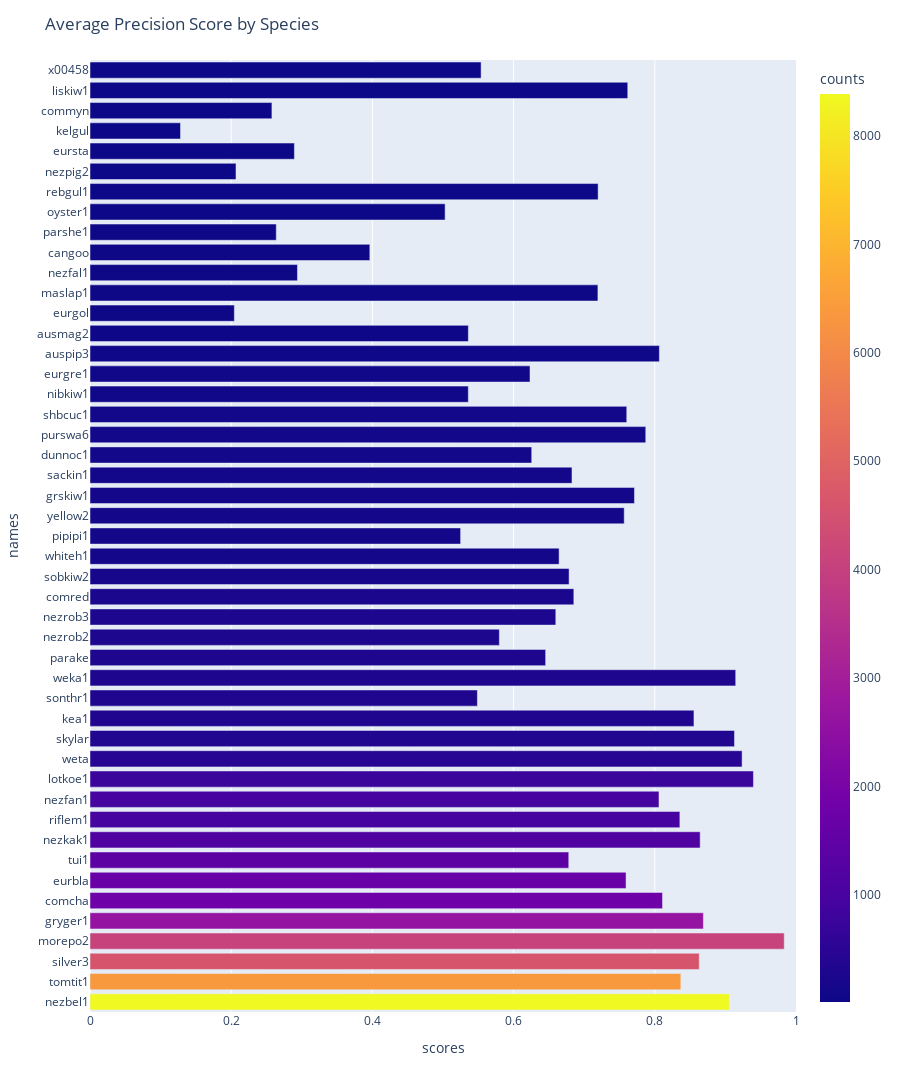

Notebook source saved alongside this figure:
### Code cell
if (df_val_pred.shape[0] == df_val_true.shape[0]) and (df_val_pred.shape[0] >=20):
    _, _ = plot_map_by_class(df_val_true, df_val_pred, min_samples=10)
else: print(f'There were only {df_val_pred.shape[0]} rows in the predictions dataframe, too few for mAP scores')

### Figure 1 — Plotly figure (JSON) as saved in the notebook; plotly's stock layout.template omitted (floating-point values rounded to 4 significant figures)
{"data": [{"alignmentgroup": "True", "customdata": [[8388], [6374], [4607], [4095], [2635], [1782], [1670], [1403], [1167], [966], [939], [767], [421], [344], [326], [315], [298], [295], [264], [264], [232], [153], [129], [121], [121], [118], [109], [107], [96], [86], [70], [57], [47], [33], [28], [27], [23], [23], [20], [18], [16], [16], [15], [13], [11], [10], [10]], "hovertemplate": "scores=%{x}<br>names=%{y}<br>counts=%{marker.color}<extra></extra>", "legendgroup": "", "marker": {"color": [8388, 6374, 4607, 4095, 2635, 1782, 1670, 1403, 1167, 966, 939, 767, 421, 344, 326, 315, 298, 295, 264, 264, 232, 153, 129, 121, 121, 118, 109, 107, 96, 86, 70, 57, 47, 33, 28, 27, 23, 23, 20, 18, 16, 16, 15, 13, 11, 10, 10], "coloraxis": "coloraxis", "pattern": {"shape": ""}}, "name": "", "offsetgroup": "", "orientation": "h", "showlegend": false, "textposition": "auto", "type": "bar", "x": [0.9056, 0.8369, 0.8629, 0.9833, 0.8688, 0.8109, 0.7593, 0.6781, 0.8643, 0.8355, 0.8059, 0.9397, 0.9236, 0.9129, 0.8554, 0.5487, 0.9146, 0.6454, 0.5798, 0.6598, 0.6853, 0.6786, 0.6644, 0.5249, 0.7567, 0.7712, 0.6827, 0.6257, 0.7872, 0.7603, 0.5359, 0.6232, 0.8065, 0.5359, 0.2045, 0.7194, 0.2938, 0.3964, 0.2639, 0.503, 0.7197, 0.2068, 0.2895, 0.1282, 0.2577, 0.7617, 0.554], "xaxis": "x", "y": ["nezbel1", "tomtit1", "silver3", "morepo2", "gryger1", "comcha", "eurbla", "tui1", "nezkak1", "riflem1", "nezfan1", "lotkoe1", "weta", "skylar", "kea1", "sonthr1", "weka1", "parake", "nezrob2", "nezrob3", "comred", "sobkiw2", "whiteh1", "pipipi1", "yellow2", "grskiw1", "sackin1", "dunnoc1", "purswa6", "shbcuc1", "nibkiw1", "eurgre1", "auspip3", "ausmag2", "eurgol", "maslap1", "nezfal1", "cangoo", "parshe1", "oyster1", "rebgul1", "nezpig2", "eursta", "kelgul", "commyn", "liskiw1", "x00458"], "yaxis": "y"}], "layout": {"barmode": "relative", "coloraxis": {"colorbar": {"title": {"text": "counts"}}, "colorscale": [[0, "#0d0887"], [0.1111, "#46039f"], [0.2222, "#7201a8"], [0.3333, "#9c179e"], [0.4444, "#bd3786"], [0.5556, "#d8576b"], [0.6667, "#ed7953"], [0.7778, "#fb9f3a"], [0.8889, "#fdca26"], [1, "#f0f921"]]}, "height": 1200, "legend": {"tracegroupgap": 0}, "margin": {"t": 60}, "title": {"text": "Average Precision Score by Species"}, "xaxis": {"anchor": "y", "domain": [0, 1], "range": [0, 1], "title": {"text": "scores"}}, "yaxis": {"anchor": "x", "domain": [0, 1], "title": {"text": "names"}}}}
